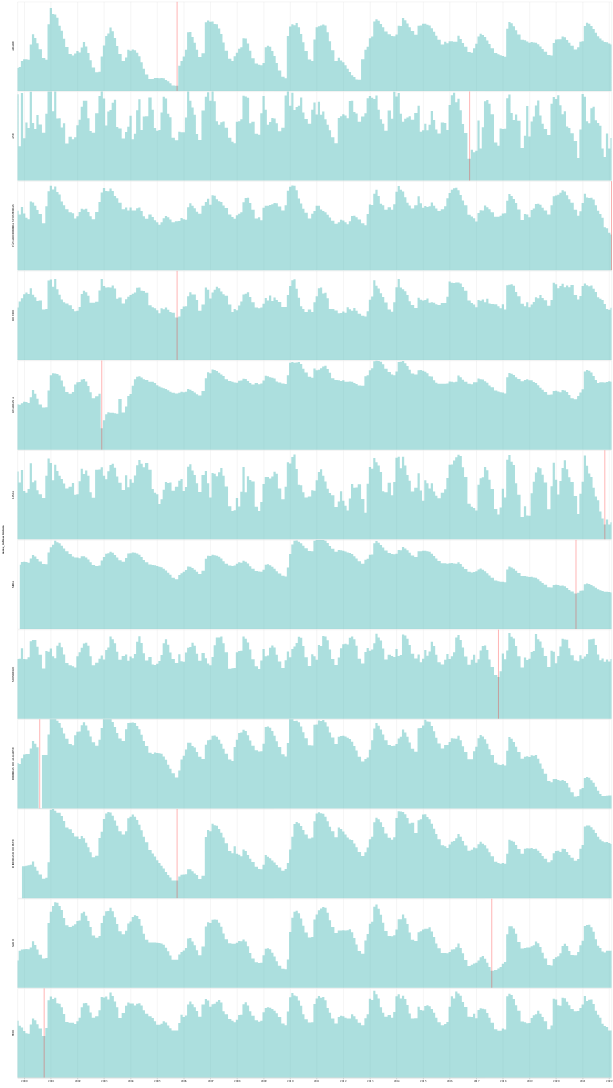

Notebook source saved alongside this figure:
### Code cell
chart = alt.Chart(data_minimos).mark_area(strokeWidth=1,    
                          color="#5bc0be",
                          interpolate='step',
                          opacity=0.5
                         ).encode(
    x=alt.X('data:T', axis=alt.Axis(tickCount={"interval": "year", "step": 1},title=" ")),
    y=alt.Y('resumo_infraestrutura:Q', axis=None),
    text=alt.Text('min(resumo_infraestrutura):Q'),
    tooltip="resumo_infraestrutura"
).properties(
    width=2000
)

line = alt.Chart(data_minimos).mark_rule(color="red").encode(
    alt.X("data:T")
).transform_filter( (datum.min == "minimum")
)


(chart + line).facet(
    row="nome_infraestrutura",
    spacing=0
)

### Figure 1 — Vega-Lite specification as saved in the notebook (floating-point values rounded to 4 significant figures; data arrays with more than 128 entries replaced by an {"elided": "..."} marker saying what was removed)
{"config": {"view": {"continuousWidth": 400, "continuousHeight": 300}}, "data": {"name": "data-47df83f53f43e411015ba7a78ab3362b"}, "facet": {"row": {"field": "nome_infraestrutura", "type": "nominal"}}, "spec": {"layer": [{"mark": {"type": "area", "color": "#5bc0be", "interpolate": "step", "opacity": 0.5, "strokeWidth": 1}, "encoding": {"text": {"aggregate": "min", "field": "resumo_infraestrutura", "type": "quantitative"}, "tooltip": {"field": "resumo_infraestrutura", "type": "quantitative"}, "x": {"axis": {"tickCount": {"interval": "year", "step": 1}, "title": " "}, "field": "data", "type": "temporal"}, "y": {"axis": null, "field": "resumo_infraestrutura", "type": "quantitative"}}, "width": 2000}, {"mark": {"type": "rule", "color": "red"}, "encoding": {"x": {"field": "data", "type": "temporal"}}, "transform": [{"filter": "(datum.min === 'minimum')"}]}]}, "spacing": 0, "$schema": "https://vega.github.io/schema/vega-lite/v4.17.0.json", "datasets": {"data-47df83f53f43e411015ba7a78ab3362b": {"elided": "2976 records"}}}
